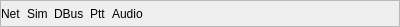
<?xml version="1.0" encoding="UTF-8"?>
<ui version="4.0">
 <class>CInfoBarStatus</class>
 <widget class="QFrame" name="CInfoBarStatus">
  <property name="geometry">
   <rect>
    <x>0</x>
    <y>0</y>
    <width>400</width>
    <height>27</height>
   </rect>
  </property>
  <property name="windowTitle">
   <string>Info status bar</string>
  </property>
  <property name="windowIcon">
   <iconset resource="../../blackmisc/blackmisc.qrc">
    <normaloff>:/own/icons/own/swift/swift24.png</normaloff>:/own/icons/own/swift/swift24.png</iconset>
  </property>
  <property name="frameShape">
   <enum>QFrame::StyledPanel</enum>
  </property>
  <property name="frameShadow">
   <enum>QFrame::Raised</enum>
  </property>
  <layout class="QHBoxLayout" name="hl_InfoBarStatus">
   <property name="spacing">
    <number>3</number>
   </property>
   <property name="leftMargin">
    <number>0</number>
   </property>
   <property name="topMargin">
    <number>0</number>
   </property>
   <property name="rightMargin">
    <number>0</number>
   </property>
   <property name="bottomMargin">
    <number>0</number>
   </property>
   <item>
    <widget class="QLabel" name="lbl_Network">
     <property name="sizePolicy">
      <sizepolicy hsizetype="Preferred" vsizetype="Preferred">
       <horstretch>0</horstretch>
       <verstretch>0</verstretch>
      </sizepolicy>
     </property>
     <property name="toolTip">
      <string>Network</string>
     </property>
     <property name="text">
      <string>Net</string>
     </property>
    </widget>
   </item>
   <item>
    <widget class="BlackGui::CLed" name="led_Network" native="true"/>
   </item>
   <item>
    <widget class="QLabel" name="lbl_Simulator">
     <property name="sizePolicy">
      <sizepolicy hsizetype="Preferred" vsizetype="Preferred">
       <horstretch>0</horstretch>
       <verstretch>0</verstretch>
      </sizepolicy>
     </property>
     <property name="toolTip">
      <string>Simulator</string>
     </property>
     <property name="text">
      <string>Sim</string>
     </property>
    </widget>
   </item>
   <item>
    <widget class="BlackGui::CLed" name="led_Simulator" native="true">
     <property name="sizePolicy">
      <sizepolicy hsizetype="Preferred" vsizetype="Preferred">
       <horstretch>0</horstretch>
       <verstretch>0</verstretch>
      </sizepolicy>
     </property>
    </widget>
   </item>
   <item>
    <widget class="QLabel" name="lbl_DBus">
     <property name="sizePolicy">
      <sizepolicy hsizetype="Preferred" vsizetype="Preferred">
       <horstretch>0</horstretch>
       <verstretch>0</verstretch>
      </sizepolicy>
     </property>
     <property name="text">
      <string>DBus</string>
     </property>
    </widget>
   </item>
   <item>
    <widget class="BlackGui::CLed" name="led_DBus" native="true">
     <property name="sizePolicy">
      <sizepolicy hsizetype="Preferred" vsizetype="Preferred">
       <horstretch>0</horstretch>
       <verstretch>0</verstretch>
      </sizepolicy>
     </property>
    </widget>
   </item>
   <item>
    <widget class="QLabel" name="lbl_Ptt">
     <property name="sizePolicy">
      <sizepolicy hsizetype="Preferred" vsizetype="Preferred">
       <horstretch>0</horstretch>
       <verstretch>0</verstretch>
      </sizepolicy>
     </property>
     <property name="toolTip">
      <string>Push to talk</string>
     </property>
     <property name="text">
      <string>Ptt</string>
     </property>
    </widget>
   </item>
   <item>
    <widget class="BlackGui::CLed" name="led_Ptt" native="true"/>
   </item>
   <item>
    <widget class="QLabel" name="lbl_Audio">
     <property name="toolTip">
      <string>Audio</string>
     </property>
     <property name="lineWidth">
      <number>0</number>
     </property>
     <property name="text">
      <string>Audio</string>
     </property>
     <property name="margin">
      <number>0</number>
     </property>
    </widget>
   </item>
   <item>
    <widget class="BlackGui::CLed" name="led_Audio" native="true"/>
   </item>
   <item>
    <spacer name="hs_InfoStatusBar">
     <property name="orientation">
      <enum>Qt::Horizontal</enum>
     </property>
     <property name="sizeHint" stdset="0">
      <size>
       <width>239</width>
       <height>20</height>
      </size>
     </property>
    </spacer>
   </item>
  </layout>
 </widget>
 <customwidgets>
  <customwidget>
   <class>BlackGui::CLed</class>
   <extends>QWidget</extends>
   <header>blackgui/led.h</header>
   <container>1</container>
  </customwidget>
 </customwidgets>
 <resources>
  <include location="../../blackmisc/blackmisc.qrc"/>
 </resources>
 <connections/>
</ui>
